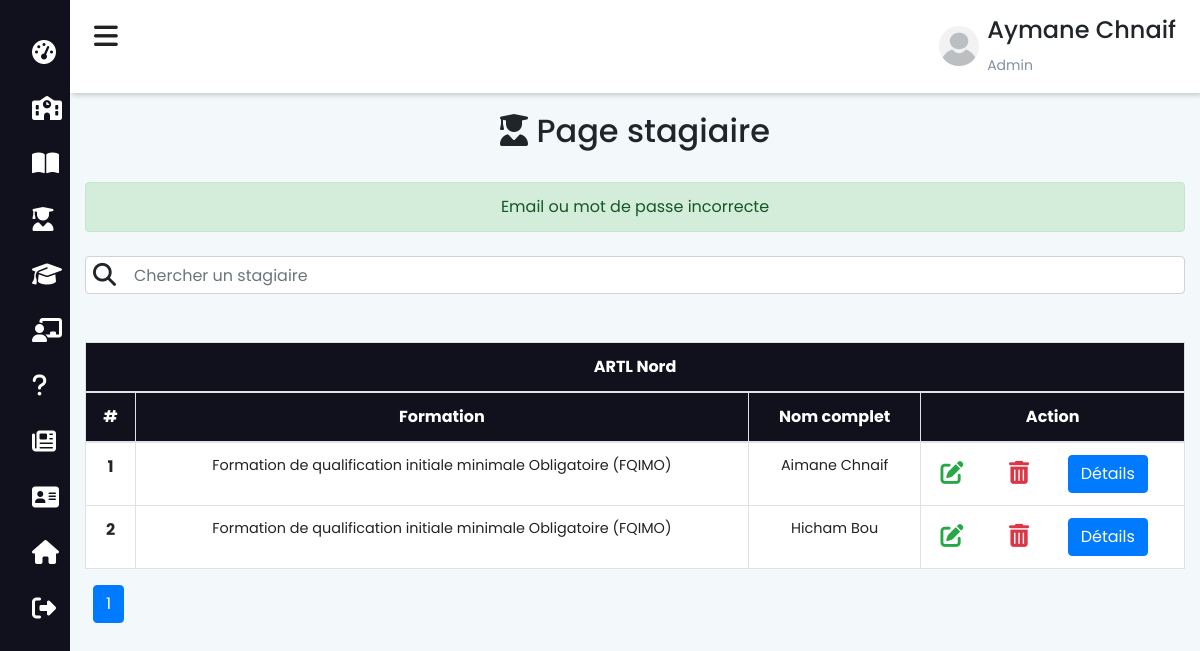
The page /admin/stagiaire.php (signed in) on the database its author committed.
### tables this page shows
CREATE TABLE `etudiant` (
  `etud_id` int(11) NOT NULL,
  `etud_nom` varchar(200) NOT NULL,
  `etud_nom_arab` varchar(200) NOT NULL,
  `etud_prenom` varchar(200) NOT NULL,
  `etud_prenom_arabe` varchar(200) NOT NULL,
  `etud_email` varchar(200) NOT NULL,
  `etud_telephone` varchar(200) NOT NULL,
  `etud_motdepasse` varchar(200) NOT NULL,
  `etud_cin` varchar(200) NOT NULL,
  `etud_formation` int(11) NOT NULL,
  `etud_naissance` date NOT NULL,
  `etud_lieu_naissance` varchar(50) NOT NULL,
  `etud_adress` varchar(200) NOT NULL,
  `etud_permis` varchar(200) NOT NULL,
  `etud_cat_permis` varchar(200) NOT NULL,
  `etude_carte_pro` varchar(200) NOT NULL,
  `etud_permis_obt` date NOT NULL DEFAULT current_timestamp(),
  `etud_scan_cin` varchar(200) NOT NULL,
  `etud_scan_permis` varchar(200) NOT NULL,
  `etud_scan_visite` varchar(200) NOT NULL,
  `etud_promos` int(11) DEFAULT NULL,
  `etud_image` varchar(500) NOT NULL,
  `etud_inscription` date NOT NULL DEFAULT current_timestamp()
);

CREATE TABLE `formation` (
  `for_id` int(11) NOT NULL,
  `for_nom` varchar(200) NOT NULL,
  `for_nom_arab` varchar(200) NOT NULL,
  `for_pres` text NOT NULL,
  `for_pres_arab` text NOT NULL,
  `for_descr` text NOT NULL,
  `for_desc_arab` text NOT NULL
);

### functions/db.php (called while the page is built, shortened)
<?php
    class DBController{
        protected $host = "localhost";
        protected $user = "root";
        protected $password = "";
        protected $db = "ecole";
        public function __construct(){
            $this->conn = mysqli_connect($this->host, $this->user, $this->password, $this->db);
        }
    }
?>

### admin/stagiaire.php (the view, shortened to what this page needs)
<?php include_once "../session.php"; ?>
<?php
$result = $db->conn->query("SELECT `etud_id` FROM `etudiant` INNER JOIN `formation` ON for_id=etud_formation");
$per_page = 20;
$start = 0;
$current_page = 1;
$record = $result->num_rows;
$pages = ceil($record / $per_page);
$result = $db->conn->query("SELECT * FROM `etudiant` INNER JOIN `formation` ON for_id=etud_formation LIMIT $start, $per_page");
?>
<!DOCTYPE html>
<html lang="en">
<head>
    <?php
        include_once "../includes/header.php";
    ?>
</head>
<body>
    <?php include_once "navbar-admin.php"; ?>
    <div class="main-content">
        <header>
            <?php include 'admin.php' ?>
        </header>
        <div class="container-fluid mt-5 pt-5">
            <div class="text-center py-3">
                <h2><i class="fas fa-user-graduate"></i> Page stagiaire</h2>
            </div>
            <?php
            if (isset($_SESSION['status'])) {
            ?>
                <div class='alert alert-success text-center mt-2' role='alert'><?php echo $_SESSION['status'] ?></div>
            <?php
            }
            ?>
            <div class="d-flex mt-4">
                <i class="fas fa-search position-awesome"></i>
                <input type="text" class="form-control px-5" id="search" placeholder="Chercher un stagiaire" name="nom">
            </div>
            <table class="table bg-white table-bordered mt-5">
                <thead class="text-center text-white" style="background-color: #11101d;">
                    <tr>
                        <th scope="col" colspan="9">ARTL Nord</th>
                    </tr>
                    <tr>
                        <th scope="col">#</th>
                        <th scope="col">Formation</th>
                        <th scope="col">Nom complet</th>
                        <th scope="col">Action</th>
                    </tr>
                </thead>
                <tbody class="text-center" id="result">
                    <?php
                    if ($result->num_rows <= 0) {
                    ?>
                        <tr>
                            <th scope="col" colspan="4">
                                <h2>Pas de statgiaire</h2>
                            </th>
                        </tr>
                        <?php
                    } else {
                        $i = 1;
                        while ($etudiant = $result->fetch_assoc()) {
                        ?>
                            <tr>
                                <th scope="row"><?php echo $i++ ?></th>
                                <td><?php echo $etudiant['for_nom']; ?></td>
                                <td><?php echo $etudiant['etud_prenom'] . " " . $etudiant['etud_nom']; ?></td>
                                <td>
                                    <div class="row align-items-center">
                                        <div class="col-md-3">
                                            <a href="modifier-stagiaire?id=<?php echo $etudiant['etud_id'] ?>" target="_blank">
                                                <i class="fas fa-edit text-success awesome-size"></i>
                                            </a>
                                        </div>
                                        <div class="col-md-3">
                                            <form action="" method="POST">
                                                <button type="submit" class="btn-style" name="submit_etudiant" onclick='return confirm("Voulez-vous supprimer ce stagiaire")'>
                                                    <i class="fas fa-trash-alt text-danger awesome-size"></i>
                                                </button>
                                            </form>
                                        </div>
                                        <div class="col-md-4">
                                            <button type="button" class="btn btn-primary btn-id" id="btn-id" data-toggle="modal" data-target="#exampleModal" data-id="<?php echo $etudiant['etud_id'] ?>">Détails</button>
                                        </div>
                                    </div>
                                </td>
                            </tr>
                    <?php
                        }
                    }
                    ?>
                </tbody>
            </table>
            <nav aria-label="Page navigation example" class="pb-1">
                <ul class="pagination">
                    <?php
                    for ($n = 1; $n <= $pages; $n++) {
                        $calss = '';
                        if ($current_page == $n) {
                            $calss = "active";
                        }
                    ?>
                        <li class="page-item <?php echo $calss ?> ml-2"><a class="page-link" href="?page=<?php echo $n ?>"><?php echo $n ?></a></li>
                    <?php
                    }
                    ?>
                </ul>
            </nav>
        </div>
</body>
</html>

### includes/style.php (style rules this page uses)
body { background-color: #F3F8FA; }
.position-awesome { position: absolute; font-size: 23px; margin-top: 7px; margin-left: 8px; z-index: 2; }
html { scroll-behavior: smooth; }
.awesome-size { font-size: 23px; cursor: pointer; }
.btn-style { background-color: transparent; border: none; }
* { -webkit-box-sizing: border-box; -moz-box-sizing: border-box; box-sizing: border-box; position: relative; }
:root { --main-color: #11101d; --color-dark: #1D2231; --text-grey: #8390A2; }
* { font-family: 'Poppins', sans-serif; }
.main-content { transition: margin-left 300ms; margin-left: 255px; }
header { background: #fff; display: flex; justify-content: space-between; padding: 1rem 1.5rem; box-shadow: 2px 2px 5px rgba(0, 0, 0, 0.2); position: fixed; left: 254px; top: 0; z-index: 100; width: calc(100% - 254px); transition: left 300ms; }
table { border-collapse: collapse; }
thead tr { border-top: 1px solid #f0f0f0; border-bottom: 2px solid #f0f0f0; }
td { padding: .5rem 1rem; font-size: .9rem; color: #222; }
@media only screen and (max-width: 1200px) { .main-content { margin-left: 70px; } }
@media only screen and (max-width: 1200px) { .main-content header { width: calc(100% - 70px); left: 70px; } }

### admin/navbar-admin.php (style rules this page uses)
* { padding: 0; margin: 0; box-sizing: border-box; list-style: none; text-decoration: none; }

### rows shown on the page
etudiant: etud_formation.for_nom "Formation de qualification initiale minimale Obligatoire (FQIMO)", etud_prenom "Aimane", etud_nom "Chnaif"
etudiant: etud_formation.for_nom "Formation de qualification initiale minimale Obligatoire (FQIMO)", etud_prenom "Hicham", etud_nom "Bou"

### other values the page prints
$_SESSION['prenom'] "Aymane"
$_SESSION['nom'] "Chnaif"
$_SESSION['status'] "Email ou mot de passe incorrecte"
